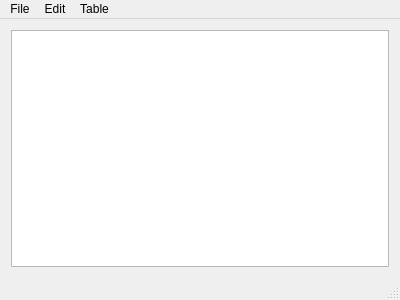
<?xml version="1.0" encoding="UTF-8"?>
<ui version="4.0">
 <class>MainWindow</class>
 <widget class="QMainWindow" name="MainWindow">
  <property name="geometry">
   <rect>
    <x>0</x>
    <y>0</y>
    <width>400</width>
    <height>300</height>
   </rect>
  </property>
  <property name="windowTitle">
   <string>MainWindow</string>
  </property>
  <widget class="QWidget" name="centralWidget">
   <layout class="QGridLayout" name="gridLayout">
    <item row="0" column="0">
     <widget class="QTableView" name="tableView"/>
    </item>
   </layout>
  </widget>
  <widget class="QMenuBar" name="menuBar">
   <property name="geometry">
    <rect>
     <x>0</x>
     <y>0</y>
     <width>400</width>
     <height>22</height>
    </rect>
   </property>
   <widget class="QMenu" name="menuFile">
    <property name="title">
     <string>File</string>
    </property>
    <addaction name="actionOpen"/>
    <addaction name="actionSave"/>
    <addaction name="actionSave_As"/>
   </widget>
   <widget class="QMenu" name="menuTable">
    <property name="title">
     <string>Table</string>
    </property>
    <addaction name="actionAdd"/>
    <addaction name="actionRemove"/>
   </widget>
   <widget class="QMenu" name="menuEdit">
    <property name="title">
     <string>Edit</string>
    </property>
    <addaction name="actionUndo"/>
    <addaction name="actionRedo"/>
   </widget>
   <addaction name="menuFile"/>
   <addaction name="menuEdit"/>
   <addaction name="menuTable"/>
  </widget>
  <widget class="QStatusBar" name="statusBar"/>
  <action name="actionOpen">
   <property name="text">
    <string>Open</string>
   </property>
  </action>
  <action name="actionSave">
   <property name="text">
    <string>Save</string>
   </property>
  </action>
  <action name="actionAdd">
   <property name="text">
    <string>Add Row</string>
   </property>
  </action>
  <action name="actionRemove">
   <property name="text">
    <string>Remove Row</string>
   </property>
  </action>
  <action name="actionUndo">
   <property name="text">
    <string>Undo</string>
   </property>
  </action>
  <action name="actionRedo">
   <property name="text">
    <string>Redo</string>
   </property>
  </action>
  <action name="actionSave_As">
   <property name="text">
    <string>Save As</string>
   </property>
  </action>
 </widget>
 <layoutdefault spacing="6" margin="11"/>
 <resources/>
 <connections/>
</ui>
